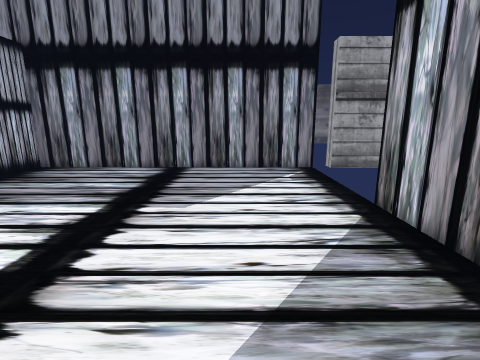
view 1 (above)

12 first-person views from a walk through a Unity game level. The camera is 1.5 m above the floor, tilts 12° down and sees 85° across. Doors are open. The floor is counted in squares, 0.5 m on a side. Each view is taken from the middle of a square. On the plan, view 1 faces up. The plan holds only what a view shows up to about 19 squares ahead; the rest is blank. The place goes on beyond the plan. The player character is not drawn.

view 2
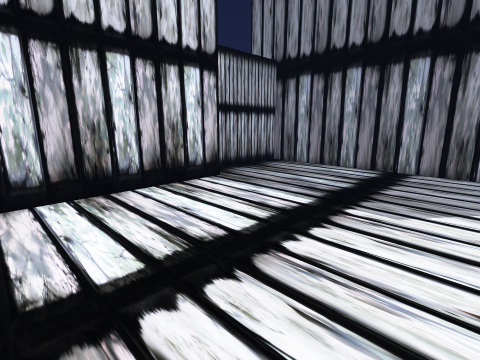

view 3
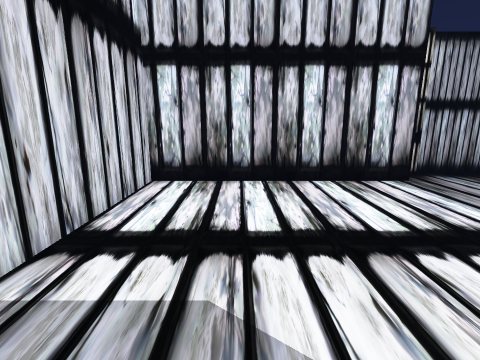

view 4
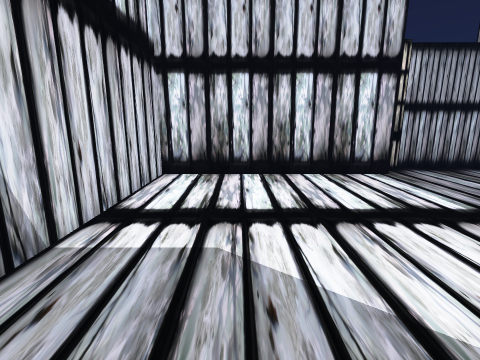

view 5
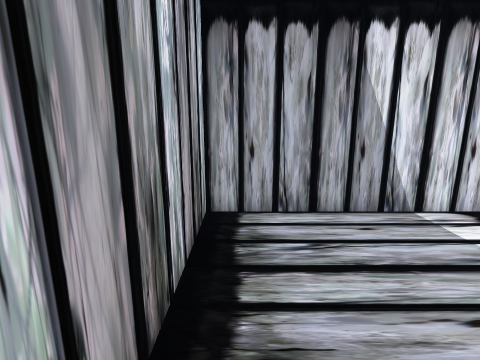

view 6
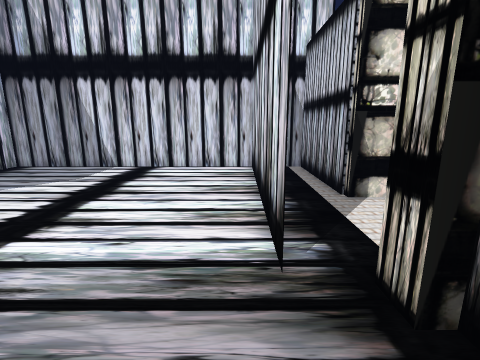

view 7
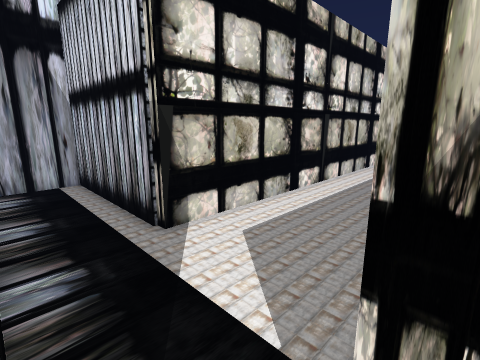

view 8
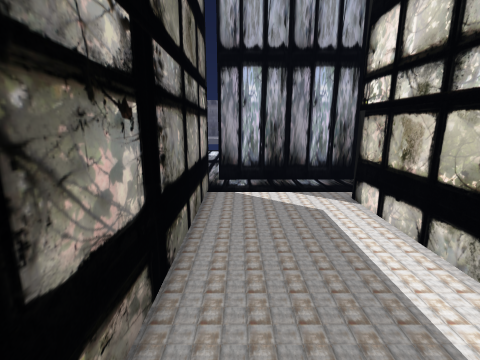

view 9
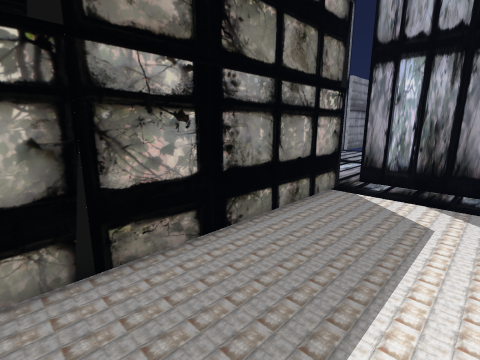

view 10
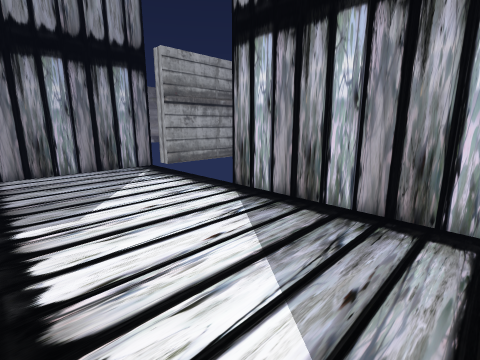

view 11
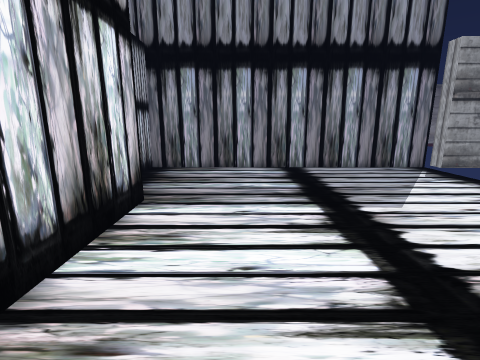

view 12
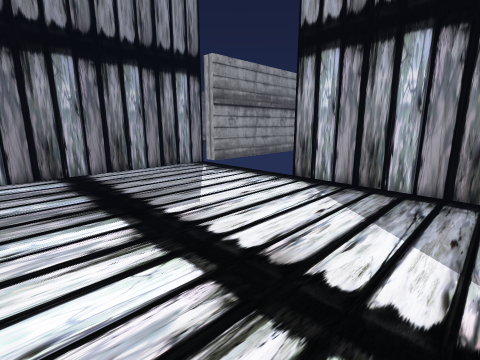

### Floor plan
Points are (right, up) in squares from view 1. A wall is a line through its corners. A room is listed if a view was taken in it or the views show most of it. See-through windows are left out.
Room 1 (views 1, 2, 3, 4, 5, 6, 7, 10, 11, 12)
walls: (-11.9, 10.2) (-11.9, -3.9); (-13.6, 11.6) (-13.6, 10.5); (5.2, 18.5) (-14.2, 18.5) (-14.2, 11.6); (-11.9, -3.8) (5.2, -3.8) (5.2, 9.8)
ways out: opening at (-13, 10) to room 2
Room 2 (views 8, 9)
walls: (-13.6, 10.5) (-26.1, 10.5); (-11.9, 2.6) (-11.9, 10.2); (-26.5, 4.4) (-15.4, 4.4) (-15.4, -3.8) (-11.9, -3.8)
ways out: opening at (-13, 10) to room 1

Positions as (right, up) in squares from view 1, and headings:
1: (0, 0), facing up
2: (0, 0), facing up-left
3: (2, 1), facing left
4: (4, 1), facing left
5: (4, 5), facing down
6: (-11, 15), facing down
7: (-12, 11), facing down-left
8: (-26, 9), facing right
9: (-26, 5), facing up-right
10: (-4, 0), facing up-right
11: (-8, 0), facing up
12: (-8, 1), facing up-right
